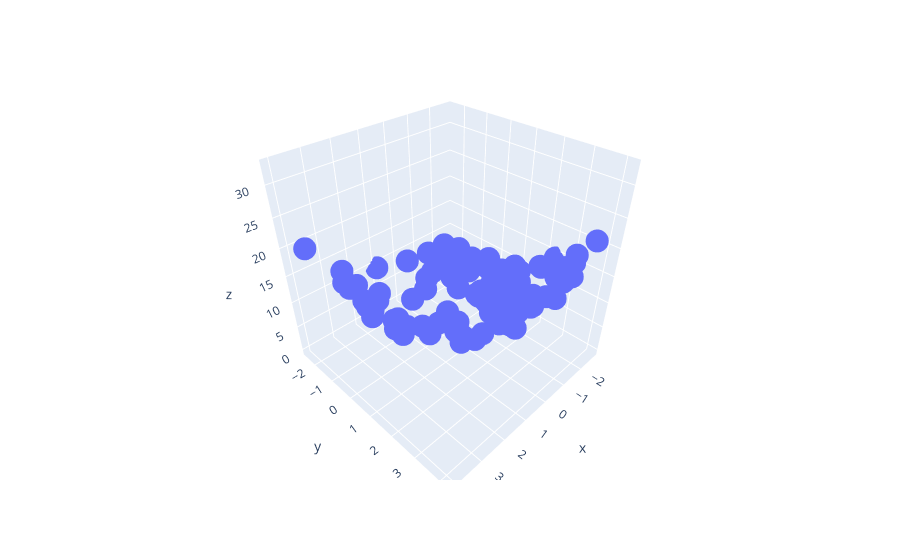
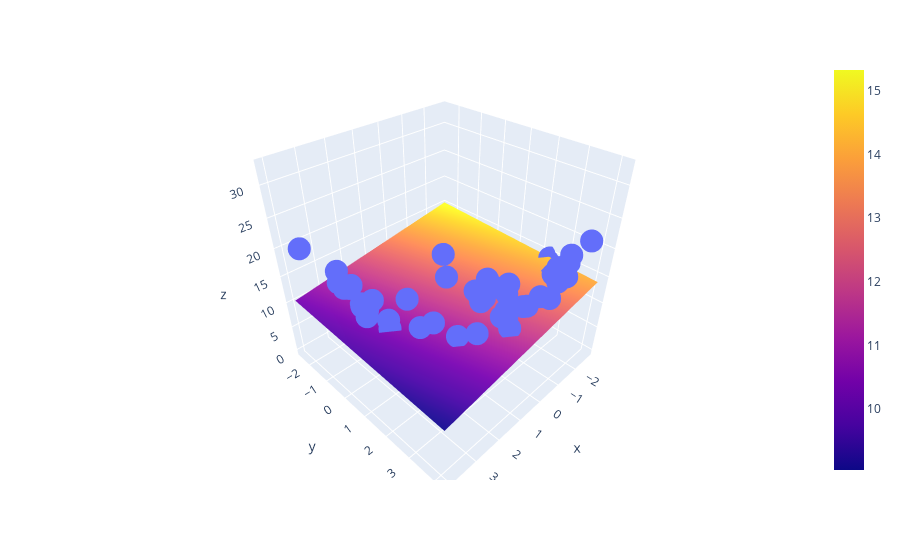

Source (notebook cell) for these figures, in order:
### Code cell
# 3D polynomial regression
x = 7 * np.random.rand(100, 1) - 2.8
y = 7 * np.random.rand(100, 1) - 2.8

z = x**2 + y**2 + 0.2*x + 0.2*y + 0.1*x*y +2 + np.random.randn(100, 1)
# z = x^2 + y^2 + 0.2x + 0.2y + 0.1xy + 2

import plotly.express as px
df = px.data.iris()
fig = px.scatter_3d(df, x=x.ravel(), y=y.ravel(), z=z.ravel())
fig.show()

lr = LinearRegression()
lr.fit(np.array([x,y]).reshape(100,2),z)

x_input = np.linspace(x.min(), x.max(), 10)
y_input = np.linspace(y.min(), y.max(), 10)
xGrid, yGrid = np.meshgrid(x_input,y_input)

final = np.vstack((xGrid.ravel().reshape(1,100),yGrid.ravel().reshape(1,100))).T

z_final = lr.predict(final).reshape(10,10)

import plotly.graph_objects as go

fig = px.scatter_3d(df, x=x.ravel(), y=y.ravel(), z=z.ravel())

fig.add_trace(go.Surface(x = x_input, y = y_input, z =z_final ))

fig.show()
